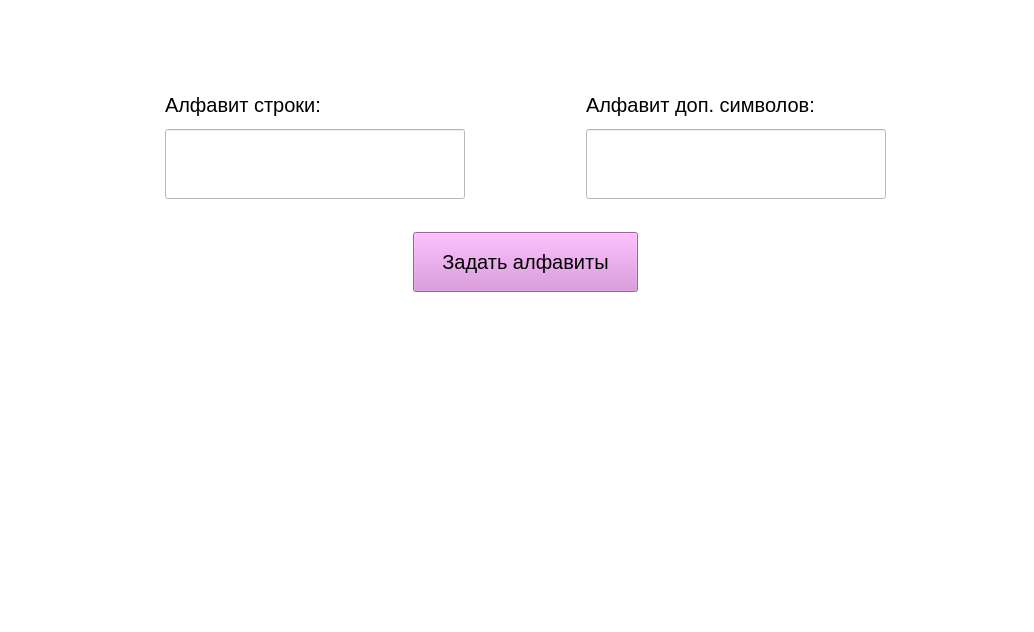
<?xml version="1.0" encoding="UTF-8"?>
<ui version="4.0">
 <class>MainWindow</class>
 <widget class="QMainWindow" name="MainWindow">
  <property name="geometry">
   <rect>
    <x>0</x>
    <y>0</y>
    <width>1034</width>
    <height>632</height>
   </rect>
  </property>
  <property name="sizePolicy">
   <sizepolicy hsizetype="Minimum" vsizetype="Minimum">
    <horstretch>0</horstretch>
    <verstretch>0</verstretch>
   </sizepolicy>
  </property>
  <property name="windowTitle">
   <string>MainWindow</string>
  </property>
  <property name="styleSheet">
   <string notr="true">background-color: rgb(255, 255, 255);</string>
  </property>
  <widget class="QWidget" name="centralwidget">
   <widget class="QWidget" name="verticalLayoutWidget_3">
    <property name="geometry">
     <rect>
      <x>50</x>
      <y>60</y>
      <width>951</width>
      <height>261</height>
     </rect>
    </property>
    <layout class="QVBoxLayout" name="verticalLayout_4">
     <item>
      <layout class="QHBoxLayout" name="horizontalLayout">
       <item>
        <layout class="QVBoxLayout" name="verticalLayout">
         <item>
          <widget class="QLabel" name="label">
           <property name="sizePolicy">
            <sizepolicy hsizetype="Maximum" vsizetype="Maximum">
             <horstretch>0</horstretch>
             <verstretch>0</verstretch>
            </sizepolicy>
           </property>
           <property name="minimumSize">
            <size>
             <width>200</width>
             <height>36</height>
            </size>
           </property>
           <property name="font">
            <font>
             <pointsize>15</pointsize>
            </font>
           </property>
           <property name="styleSheet">
            <string notr="true">color: rgb(0, 0, 0);</string>
           </property>
           <property name="text">
            <string>Алфавит строки:</string>
           </property>
          </widget>
         </item>
         <item>
          <widget class="QLineEdit" name="lineEdit">
           <property name="sizePolicy">
            <sizepolicy hsizetype="Maximum" vsizetype="Maximum">
             <horstretch>200</horstretch>
             <verstretch>100</verstretch>
            </sizepolicy>
           </property>
           <property name="minimumSize">
            <size>
             <width>300</width>
             <height>70</height>
            </size>
           </property>
           <property name="font">
            <font>
             <pointsize>20</pointsize>
            </font>
           </property>
           <property name="styleSheet">
            <string notr="true">color: rgb(0, 0, 0);</string>
           </property>
          </widget>
         </item>
        </layout>
       </item>
       <item>
        <layout class="QVBoxLayout" name="verticalLayout_2">
         <item>
          <widget class="QLabel" name="label_2">
           <property name="sizePolicy">
            <sizepolicy hsizetype="Maximum" vsizetype="Maximum">
             <horstretch>0</horstretch>
             <verstretch>0</verstretch>
            </sizepolicy>
           </property>
           <property name="minimumSize">
            <size>
             <width>200</width>
             <height>36</height>
            </size>
           </property>
           <property name="font">
            <font>
             <pointsize>15</pointsize>
            </font>
           </property>
           <property name="styleSheet">
            <string notr="true">color: rgb(0, 0, 0);</string>
           </property>
           <property name="text">
            <string>Алфавит доп. символов:</string>
           </property>
          </widget>
         </item>
         <item>
          <widget class="QLineEdit" name="lineEdit_2">
           <property name="sizePolicy">
            <sizepolicy hsizetype="Maximum" vsizetype="Maximum">
             <horstretch>200</horstretch>
             <verstretch>100</verstretch>
            </sizepolicy>
           </property>
           <property name="minimumSize">
            <size>
             <width>300</width>
             <height>70</height>
            </size>
           </property>
           <property name="font">
            <font>
             <pointsize>20</pointsize>
            </font>
           </property>
           <property name="styleSheet">
            <string notr="true">color: rgb(0, 0, 0);</string>
           </property>
          </widget>
         </item>
        </layout>
       </item>
      </layout>
     </item>
     <item alignment="Qt::AlignHCenter">
      <widget class="QPushButton" name="pushButton">
       <property name="sizePolicy">
        <sizepolicy hsizetype="Maximum" vsizetype="Maximum">
         <horstretch>0</horstretch>
         <verstretch>0</verstretch>
        </sizepolicy>
       </property>
       <property name="minimumSize">
        <size>
         <width>225</width>
         <height>60</height>
        </size>
       </property>
       <property name="font">
        <font>
         <pointsize>15</pointsize>
        </font>
       </property>
       <property name="styleSheet">
        <string notr="true">background-color: rgb(220, 138, 221);
color: rgb(0, 0, 0);</string>
       </property>
       <property name="text">
        <string>Задать алфавиты</string>
       </property>
      </widget>
     </item>
    </layout>
   </widget>
  </widget>
  <widget class="QMenuBar" name="menubar">
   <property name="geometry">
    <rect>
     <x>0</x>
     <y>0</y>
     <width>1034</width>
     <height>23</height>
    </rect>
   </property>
  </widget>
  <widget class="QStatusBar" name="statusbar"/>
 </widget>
 <resources/>
 <connections/>
</ui>
